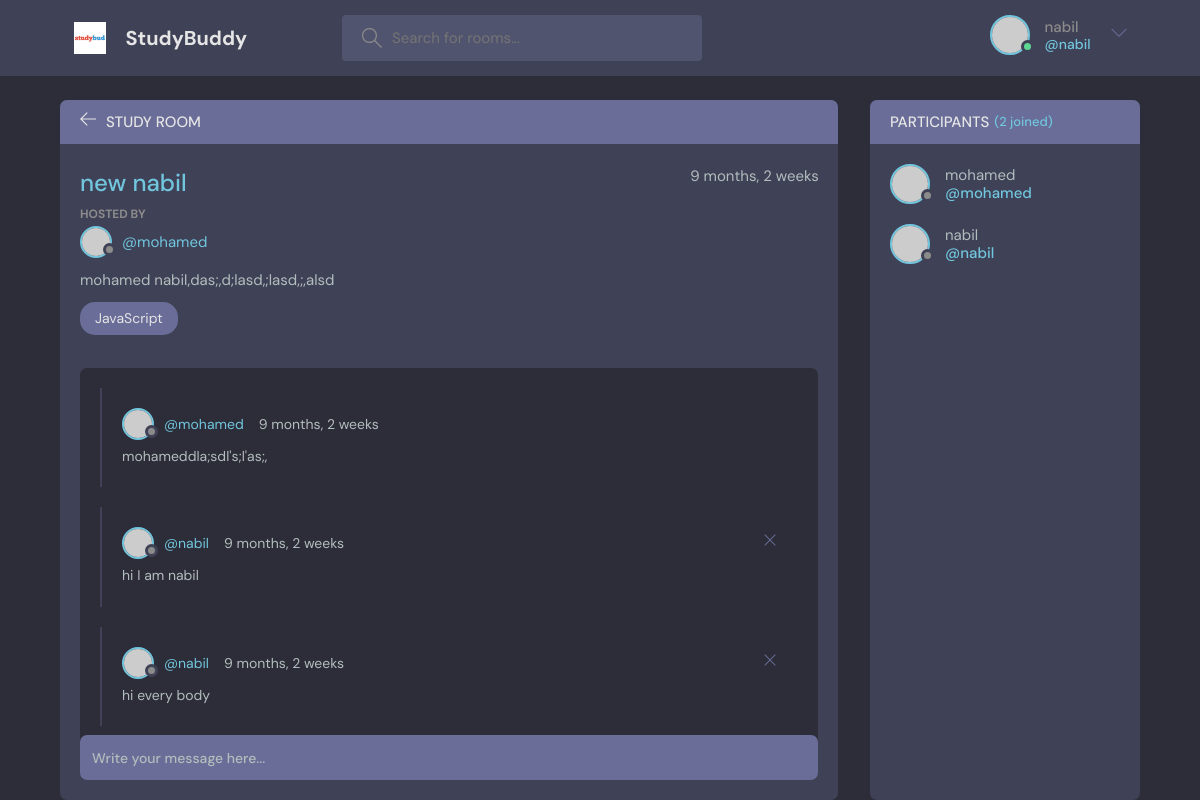
Page /room/47/ (signed in) on the committed database.
### base/models.py (models this page shows, shortened)
class Room(models.Model):
    topic = models.ForeignKey(Topic, on_delete=models.SET_NULL, null=True)
    host = models.ForeignKey(User, on_delete=models.SET_NULL, null=True, )
    name = models.CharField(max_length=200)
    description = models.TextField()
    participants = models.ManyToManyField(User, related_name="participants", blank=True)
    updated = models.DateTimeField(auto_now_add=True)
    created = models.DateTimeField(auto_now=True)
    class Meta:
        ordering = ["-created",]

class Message(models.Model):
    user = models.ForeignKey(User, on_delete=models.CASCADE)
    room = models.ForeignKey(Room, on_delete=models.CASCADE)
    body = models.TextField()
    updated = models.DateTimeField(auto_now_add=True)
    created = models.DateTimeField(auto_now=True)
    class Meta:
        ordering = ["-created", ]

### base/views.py (the view, shortened to what this page needs)
# urls.py: path('room/<int:id>/', views.room, name='room'),
def room(request, id):
    single_room = Room.objects.get(id=id)
    room_messages = single_room.message_set.all()
    participants = single_room.participants.all()
    context = {"room": single_room, "room_messages": room_messages, "participants": participants}
    return render(request, 'base/room.html', context)

### base/templates/base/room.html (shortened to what this page needs)
{% extends 'main.html' %}
{% block content %}
    <main class="profile-page layout layout--2">
      <div class="container">
        <div class="room">
          <div class="room__top">
            <div class="room__topLeft">
              <a href="index.html">
                <svg version="1.1" xmlns="http://www.w3.org/2000/svg" width="32" height="32" viewBox="0 0 32 32">
                  <title>arrow-left</title>
                  <path
                    d="M13.723 2.286l-13.723 13.714 13.719 13.714 1.616-1.611-10.96-10.96h27.625v-2.286h-27.625l10.965-10.965-1.616-1.607z"
                  ></path>
                </svg>
              </a>
              <h3>Study Room</h3>
            </div>
          </div>
          <div class="room__box scroll">
            <div class="room__header scroll">
              <div class="room__info">
                <h3>{{room.name}}</h3>
                <span>{{room.created | timesince}}</span>
              </div>
              <div class="room__hosted">
                <p>Hosted By</p>
                <a href="#" class="room__author">
                  <div class="avatar avatar--small">
                    <img src="https://randomuser.me/api/portraits/men/37.jpg" />
                  </div>
                  <span>@{{room.host}}</span>
                </a>
              </div>
              <div class="room__details">
                {{room.description}}
              </div>
              <span class="room__topics">JavaScript</span>
            </div>
            <div class="room__conversation">
              <div class="threads scroll">
                {% for message in room_messages %}
                <div class="thread">
                  <div class="thread__top">
                    <div class="thread__author">
                      <a href="{% url 'user-profile' message.user.id %}" class="thread__authorInfo">
                        <div class="avatar avatar--small">
                          <img src="https://randomuser.me/api/portraits/men/37.jpg" />
                        </div>
                        <span>@{{message.user}}</span>
                      </a>
                      <span class="thread__date">{{message.created | timesince}}</span>
                    </div>
                    {% if message.user == request.user %}
                    <div class="thread__delete">
                     <a href="{%  url 'delete-message' message.id %}">
                      <svg version="1.1" xmlns="http://www.w3.org/2000/svg" width="32" height="32" viewBox="0 0 32 32">
                        <title>remove</title>
                        <path
                          d="M27.314 6.019l-1.333-1.333-9.98 9.981-9.981-9.981-1.333 1.333 9.981 9.981-9.981 9.98 1.333 1.333 9.981-9.98 9.98 9.98 1.333-1.333-9.98-9.98 9.98-9.981z"
                        ></path>
                      </svg>
                     </a>
                    </div>
                    {% endif %}
                  </div>
                  <div class="thread__details">
                  {{message.body}}
                  </div>
                </div>
                {% endfor%}
              </div>
            </div>
          </div>
          <div class="room__message">
            <form method="POST" action="">
              <input type="text" name="body" placeholder="Write your message here..." />
            </form>
          </div>
        </div>
        <div class="participants">
          <h3 class="participants__top">Participants <span>({{participants.count}} joined)</span></h3>
          <div class="participants__list scroll">
            {% for participant in participants %}
            <a href="{% url 'user-profile' participant.id %}" class="participant">
              <div class="avatar avatar--medium">
                <img src="https://randomuser.me/api/portraits/men/37.jpg" />
              </div>
              <p>
                {{participant}}
                <span>@{{participant}}</span>
              </p>
              </a>
            {% endfor %}
          </div>
        </div>
      </div>
    </main>
{% endblock %}

### templates/navbar.html (shortened to what this page needs)
<header class="header header--loggedIn">
  <div class="container">
    <a href="{% url 'home' %}" class="header__logo">
      <img
      />
      <h1>StudyBuddy</h1>
    </a>
    <form class="header__search" method="GET" action="{% url 'home' %}">
      <label>
        <input type="text" name="q" placeholder="Search for rooms..." />
      </label>
    </form>
    <nav class="header__menu">
      {% if request.user.is_authenticated %}
      <div class="header__user">
        <a href="{% url 'user-profile'  request.user.id %}">
          <div class="avatar avatar--medium active">
            <img src="https://randomuser.me/api/portraits/men/37.jpg" />
          </div>
          <p>
            {{ request.user.username }}
            <span>@{{ request.user.username }}</span>
          </p>
        </a>
        <button class="dropdown-button">
          <svg
            version="1.1"
            xmlns="http://www.w3.org/2000/svg"
            width="32"
            height="32"
            viewBox="0 0 32 32"
          >
            <title>chevron-down</title>
            <path d="M16 21l-13-13h-3l16 16 16-16h-3l-13 13z"></path>
          </svg>
        </button>
      </div>
      {% else %}
      <a href="{% url 'login' %}">
        <img src="https://ps.w.org/login-customizer/assets/icon-256x256.png?rev=2455454" />
        <p>Login</p>
      </a>
      {% endif %}
    </nav>
  </div>
</header>

### rows in the picture
Room: name "new nabil", created "9 months, 2 weeks", host "mohamed", description "mohamed nabil,das;,d;lasd,;lasd,;,alsd"
Message: user "mohamed", created "9 months, 2 weeks", body "mohameddla;sdl's;l'as;,"
Message: user "nabil", created "9 months, 2 weeks", body "hi I am nabil"
Message: user "nabil", created "9 months, 2 weeks", body "hi every body"

### other values in the picture
{{ request.user.username }} "nabil"
{{ participants.count }} "2"
{{ participant }} "mohamed"
{{ participant }} "nabil"
